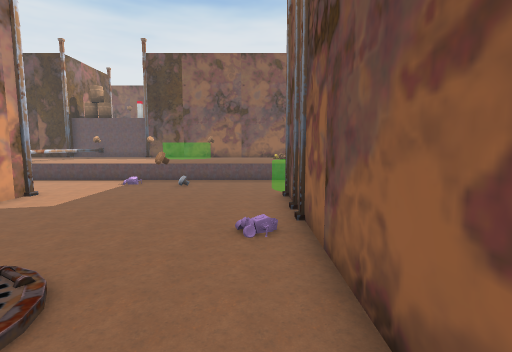
View 1 (above)

23 first-person views from a walk through a Unity game level. The camera is 1.5 m above the floor, tilts 6° down and sees 85° across. The floor is counted in squares, 1 m on a side. Each view is taken from the middle of a square. On the plan, view 1 faces up. The plan holds only what a view shows up to about 14 squares ahead; the rest is blank. The place goes on beyond the plan. The player character is not drawn. Some surface patterns are stand-ins.

View 2
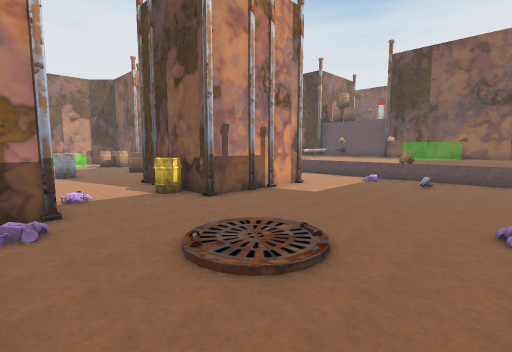

View 3
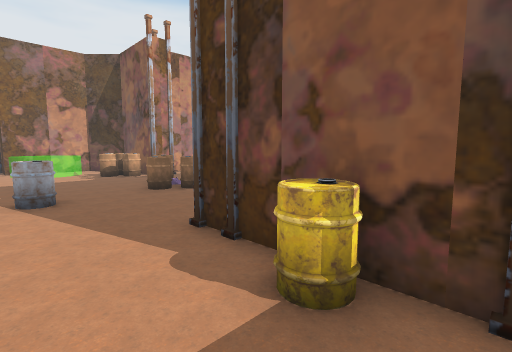

View 4
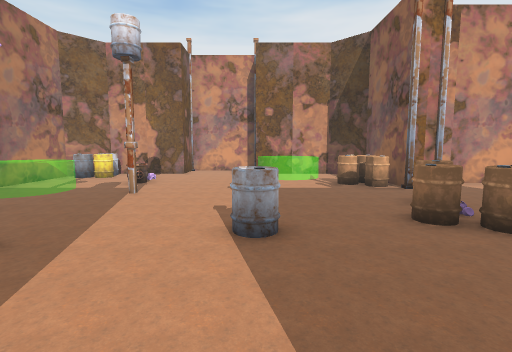

View 5
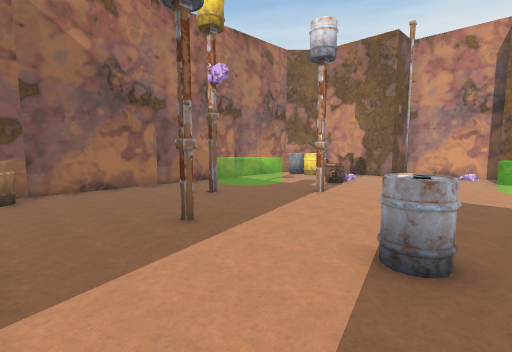

View 6
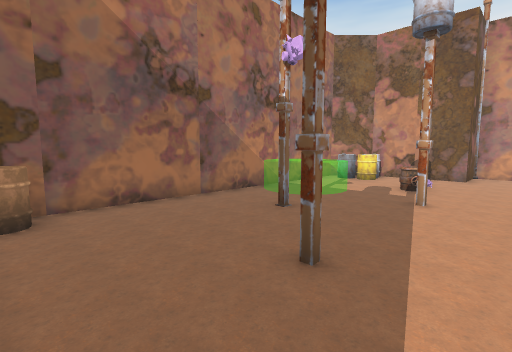

View 7
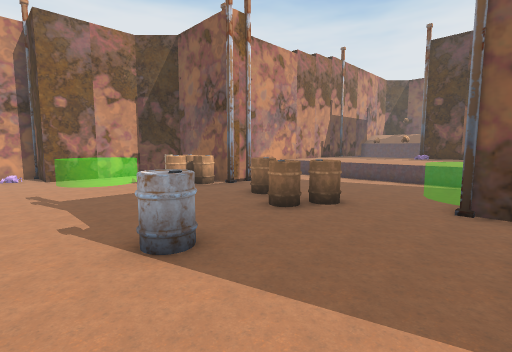

View 8
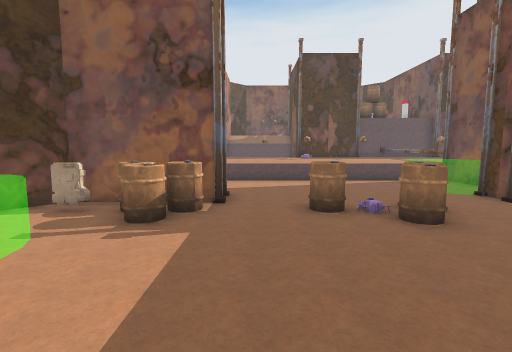

View 9
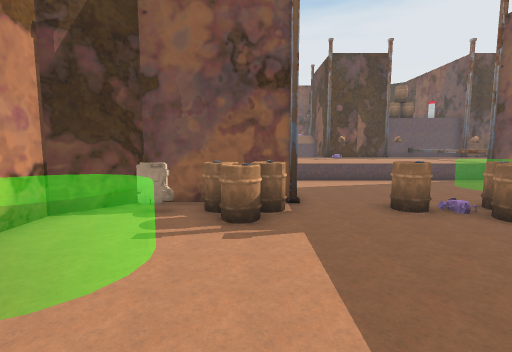

View 10
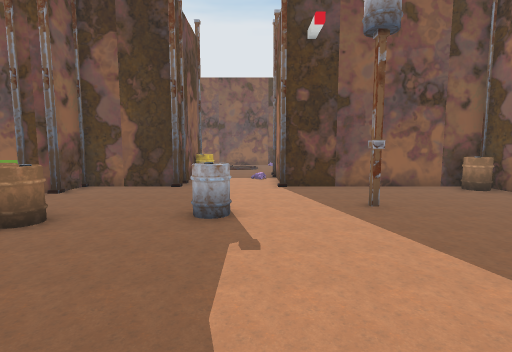

View 11
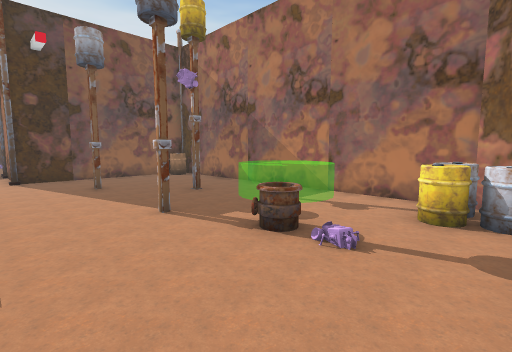

View 12
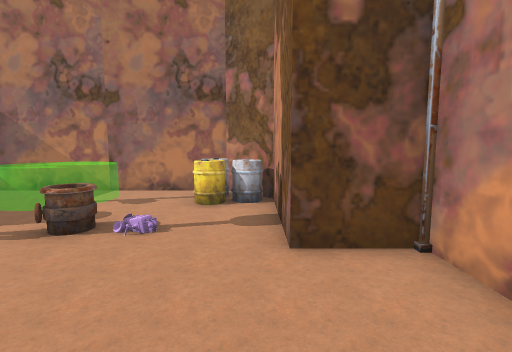

View 13
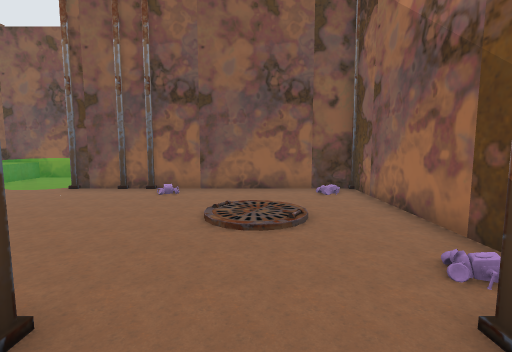

View 14
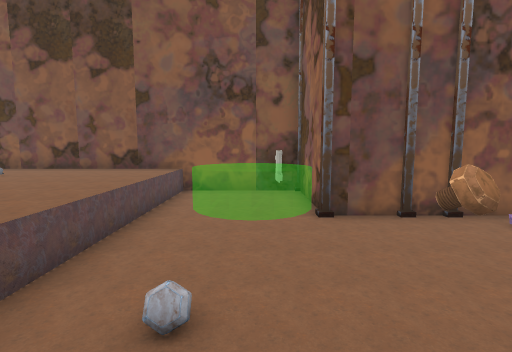

View 15
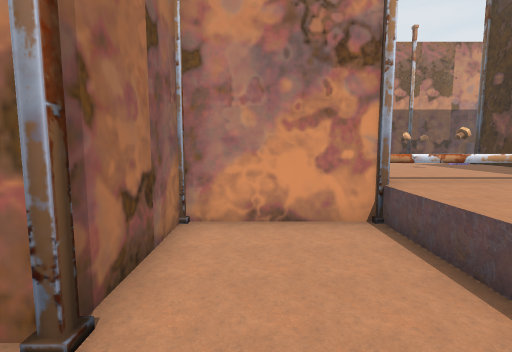

View 16
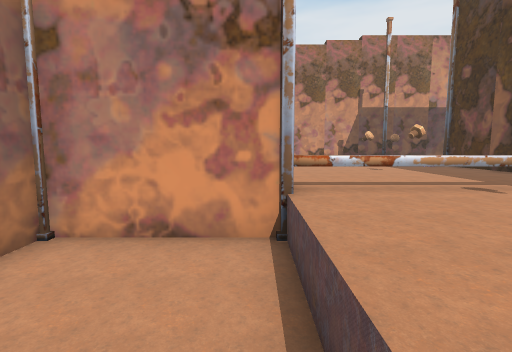

View 17
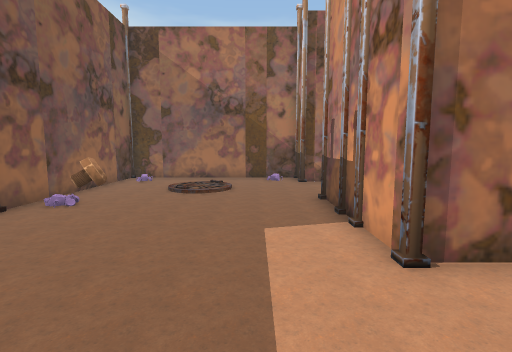

View 18
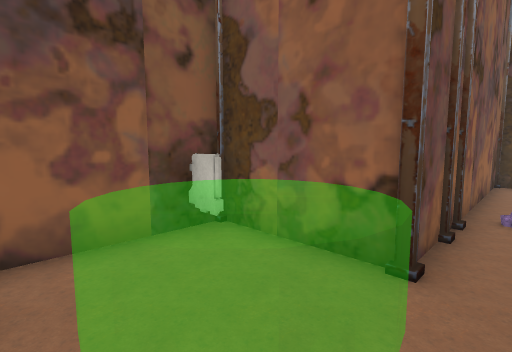

View 19
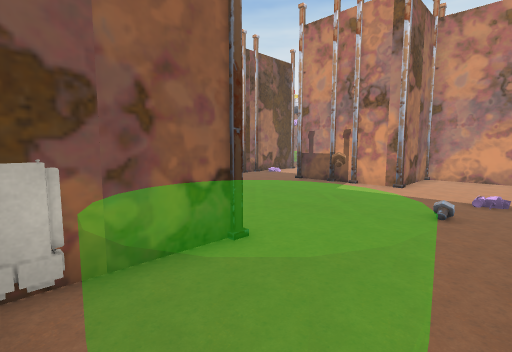

View 20
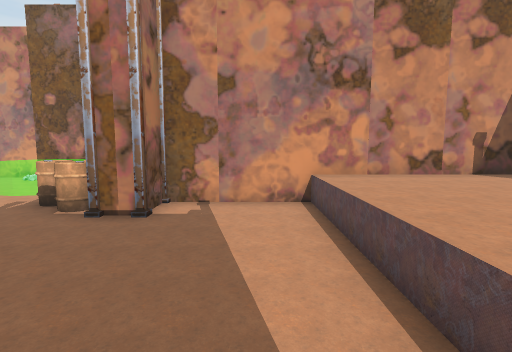

View 21
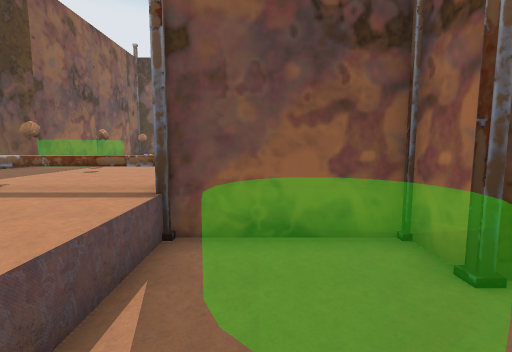

View 22
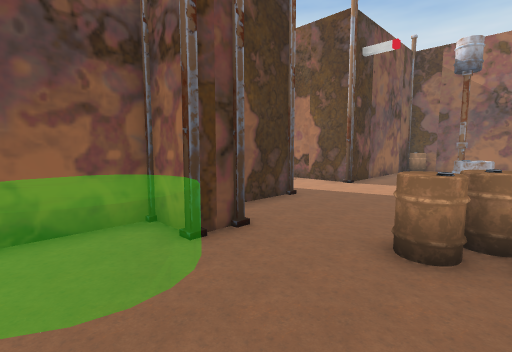

View 23
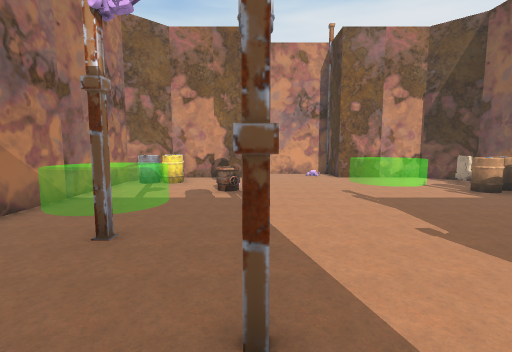

### Floor plan
Key: @ floor where view 1 was taken; # wall or solid block; x gap in a wall; . main floor; : floor 0.25 m higher than the main floor; / step, stairs or slope; ^ raised ledge; O other object.
Columns run from 29 left of view 1 to 5 right of it. Each row starts with its distance up from view 1.
 15       #^^^^  ^^^^^O^^^^^  ^^^^^^^^#
 14       #^^^^^^^^^^^O^^^^  ^^^^^^^^^#
 13       #^^^^^^^^^^^O^^^^^^^^^^^^^^^#
 12       #...........O...............#
 11       #........^ ^#...........^ ^.#
 10       #........^  #...........^  .#
  9       O........^^^#...........^^^OO
  8     ###OO.......O#OO##O...O...O###O
  7    ##OOOO.OO.O....#   O.......O
  6   ## OOO...OOO....#   O.......O
  5   # ^^.O....O.....#   #....../#
  4   #  ^............OO##O.......#
  3   #^ ^..............OO...///..#
  2 ###.^........O..........././..#
  1 # .......................///..#
  0 #.................O##OO......@#
 -1 #.................#   ## .....#
 -2 ###......O....O...#   O########
 -3   #..:O...........#
 -4   #........OO.....#
 -5   #OO...^ ^OO.....#
 -6   #OOO.^  ^......O#
 -7   ##OO..^^x.....OOO
 -8    ###############O

Positions as (right, up) in squares from view 1, and headings:
1: (0, 0), facing up
2: (0, -1), facing up-left
3: (-7, 1), facing up-left
4: (-11, 2), facing left
5: (-12, 3), facing down-left
6: (-12, 0), facing down-left
7: (-12, 0), facing up-left
8: (-20, 0), facing up
9: (-22, 0), facing up
10: (-22, 1), facing right
11: (-26, 1), facing down-right
12: (-26, 2), facing down
13: (-9, 2), facing right
14: (-5, 10), facing right
15: (-5, 10), facing left
16: (-6, 12), facing left
17: (-5, 12), facing down
18: (0, 12), facing down-right
19: (4, 12), facing down-left
20: (-15, 11), facing left
21: (-16, 11), facing right
22: (-17, 11), facing down-right
23: (-13, -2), facing left
